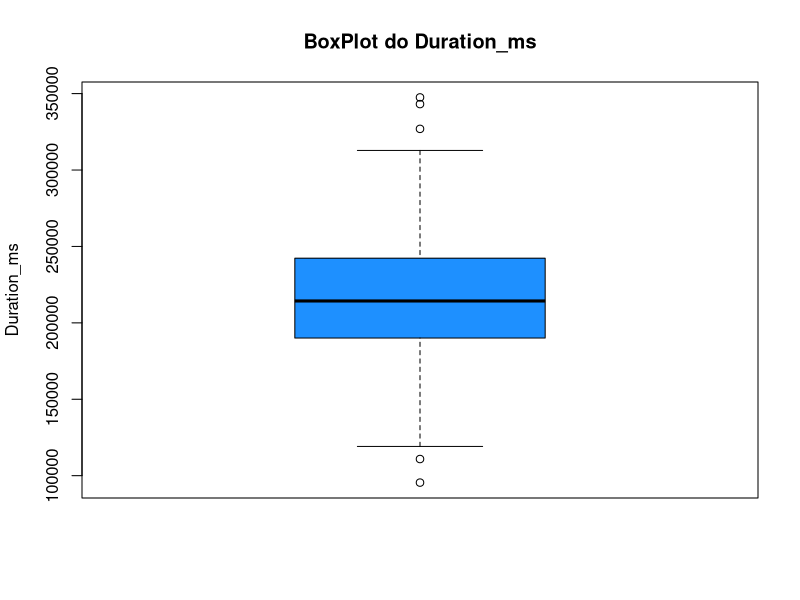
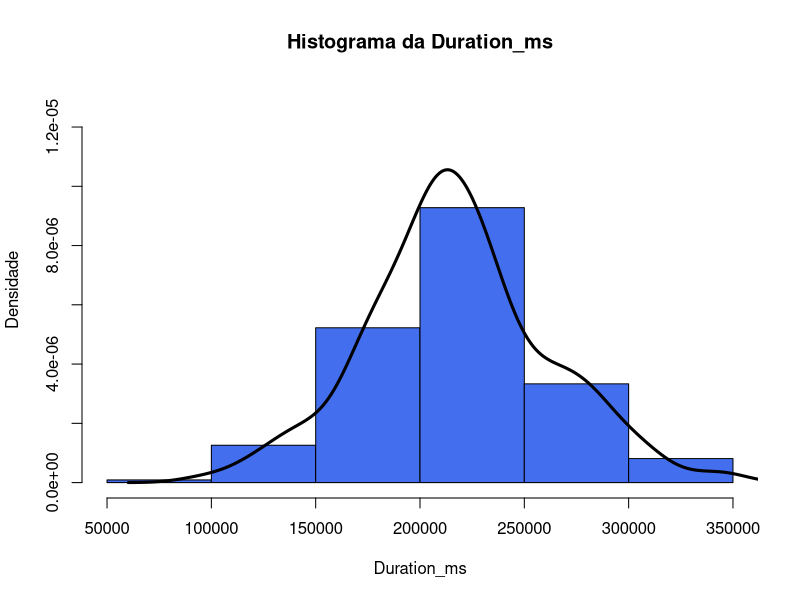
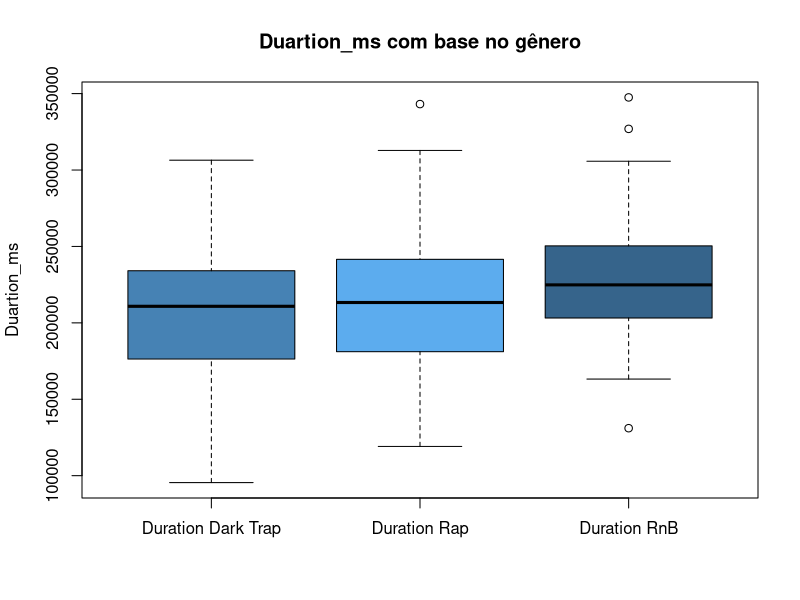
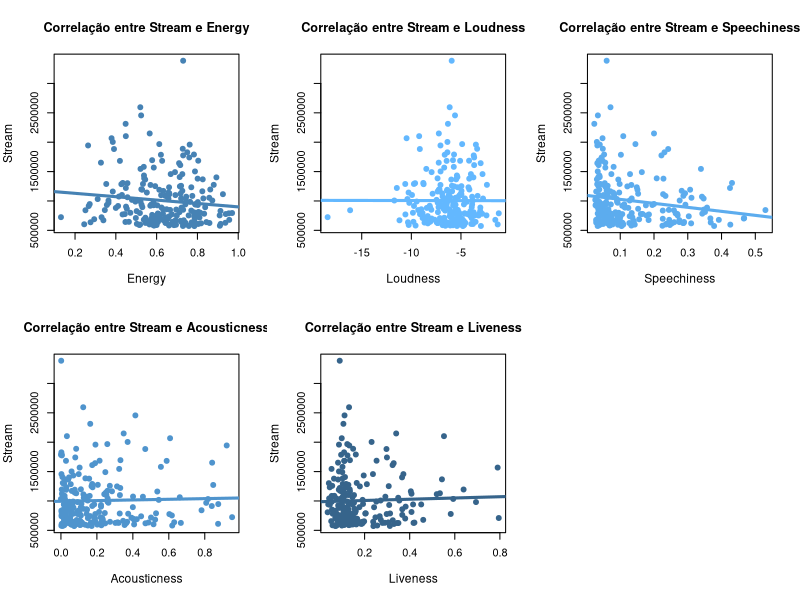
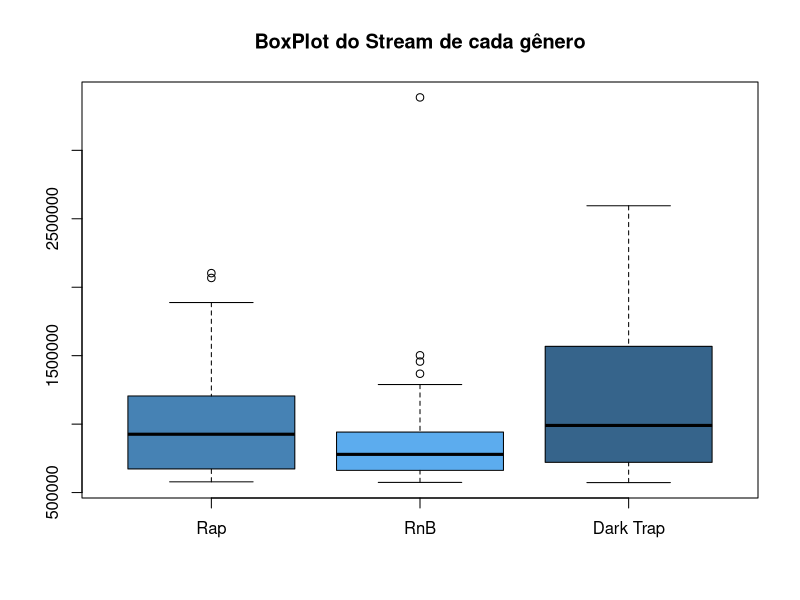
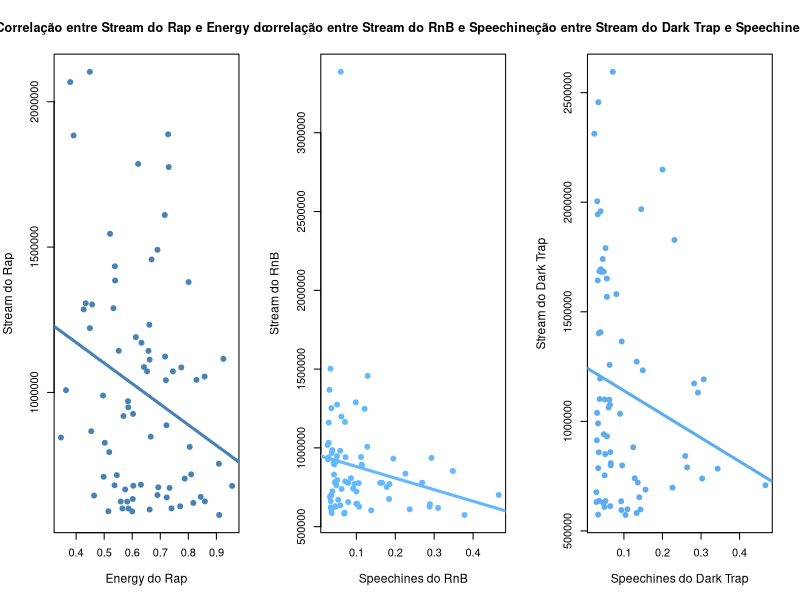
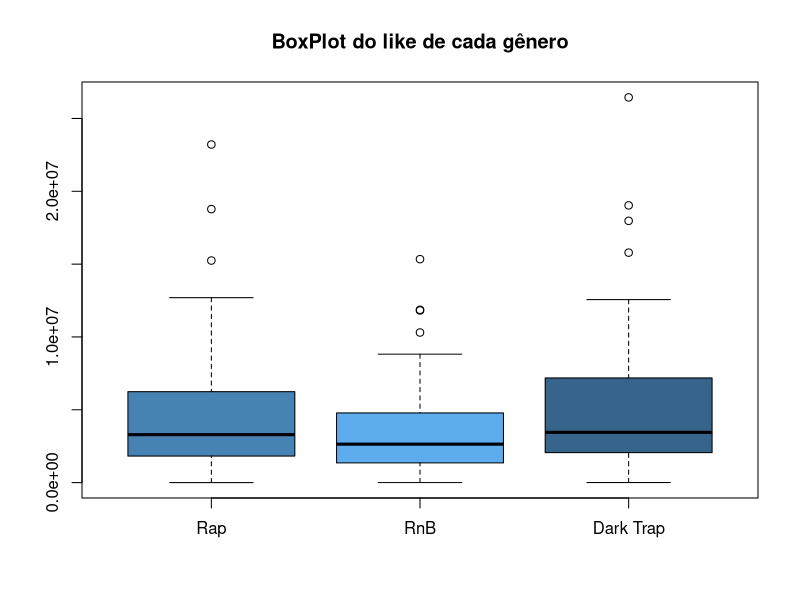
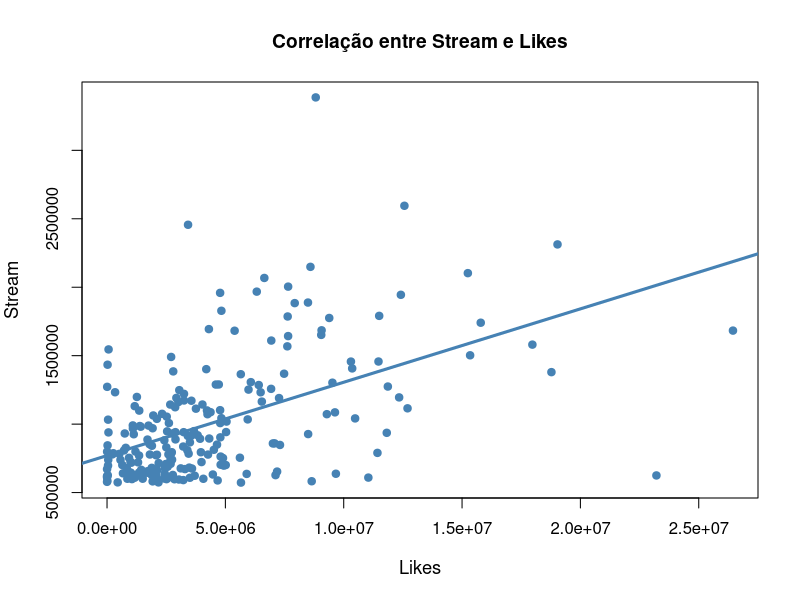

Write R code to recreate these figures, in order.
"Apelidamos nossa Base de Dados para 'dados'"
library(readxl)
dados <- read_excel("aps2_v2clean.xlsx")
#B)- ESTATÍSTICAS DE "Duration_ms"----
#calculo das estatísticas
quart_dura=quantile(dados$Duration_ms)
media_dura=round(mean(dados$Duration_ms),3)
mediana_dura=median(dados$Duration_ms)
min_dura=min(dados$Duration_ms)
max_dura=max(dados$Duration_ms)
amp_dura=diff(range(dados$Duration_ms))
desv_dura=round(sd(dados$Duration_ms),3)
coef.var_dura=round(((desv_dura/media_dura)*100),2)

#verificação de valores aberrantes
IQ_Dura=IQR(dados$Duration_ms)
Li_dura=quantile(dados$Duration_ms,0.25)-1.5*IQ_Dura
Ls_dura=quantile(dados$Duration_ms,0.75)+1.5*IQ_Dura

dados$Duration_ms[dados$Duration_ms<Li_dura]
dados$Artist[dados$Duration_ms<Li_dura]

dados$Duration_ms[dados$Duration_ms>Ls_dura]
dados$Artist[dados$Duration_ms>Ls_dura]

#tipo de assimetria
q1_dura=quantile(dados$Duration_ms,0.25)
q2_dura=quantile(dados$Duration_ms,0.50)
q3_dura=quantile(dados$Duration_ms,0.75)
a_dura=q2_dura-q1_dura
b_dura=q3_dura-q2_dura
a_dura
b_dura
ba=b_dura-a_dura
"a < b, assimetria é à direita (mediana menor que média)"

#Tabela assimtria
tab_assi_dura=cbind(b_dura,a_dura,ba)
colnames(tab_assi_dura)=c("b","a","Valor de b-a")
rownames(tab_assi_dura)="Valores"
View(tab_assi_dura)

#contrução das tabelas
tab_quart_dura=rbind(quart_dura)
colnames(tab_quart_dura)=c("Q1","Q2","Q3","Q4","Q5")
rownames(tab_quart_dura)="Duration_ms"
View(tab_quart_dura)

tab_estat_dura=cbind(media_dura,mediana_dura,min_dura,max_dura,amp_dura,desv_dura,coef.var_dura)
colnames(tab_estat_dura)=c("Média","Mediana","Mínimo","Máximo","Amplitude","Desvio Pdrão","Coef.Var (em %)")
rownames(tab_estat_dura)="Duration_ms"
View(tab_estat_dura)

#construção dos gráficos
boxplot(dados$Duration_ms,main="BoxPlot do Duration_ms",
        col = "dodgerblue1",ylab="Duration_ms")

hist(dados$Duration_ms, main="Histograma da Duration_ms",
     col = "royalblue2", ylab = "Densidade",xlab = "Duration_ms",probability = TRUE,ylim=c(0,0.000013))

lines(density(dados$Duration_ms),
      lty = 1,
      lwd = 3,
      col = "black")

#C)- BOXPLOT DE "Duartion_ms" BASEADO EM GENRE--------
#pesquisa dos tipos musicais 
"fazer tabela de quartis dos gêneros musicais"
dados$Genre <- as.factor(dados$Genre)
levels(dados$Genre)

dura_dark.trap=dados$Duration_ms[dados$Genre=="Dark Trap"]
min_dura_darktrap=min(dados$Duration_ms[dados$Genre=="Dark Trap"])
max_dura_darktrap=max(dados$Duration_ms[dados$Genre=="Dark Trap"])

dura_rap=dados$Duration_ms[dados$Genre=="Rap"]
min_dura_rap=min(dados$Duration_ms[dados$Genre=="Rap"])
max_dura_rap=max(dados$Duration_ms[dados$Genre=="Rap"])

dura_rnb=dados$Duration_ms[dados$Genre=="RnB"]
min_dura_rnb=min(dados$Duration_ms[dados$Genre=="RnB"])
max_dura_rnb=max(dados$Duration_ms[dados$Genre=="RnB"])

#construção gráfico 
boxplot(dura_dark.trap,dura_rap,dura_rnb,
        main="Duartion_ms com base no gênero",
        ylab="Duartion_ms",
        names=c("Duration Dark Trap","Duration Rap","Duration RnB"),
        col = c("steelblue","steelblue2","steelblue4"))

#D)- CORRELAÇÃO ENTRE CARACTERÍSTICAS E "STREAM"----
#calculo das covariancias e correlações
cov_stream_ener=cov(dados$Energy, dados$Stream)
cor_stream_ener=cor(dados$Energy, dados$Stream)

cov_stream_loud=cov(dados$Loudness, dados$Stream)
cor_stream_loud=cor(dados$Loudness, dados$Stream)

cov_stream_spee=cov(dados$Speechiness, dados$Stream)
cor_stream_spee=cor(dados$Speechiness, dados$Stream)

cov_stream_acco=cov(dados$Acousticness, dados$Stream)
cor_stream_acco=cor(dados$Acousticness, dados$Stream)

cov_stream_live=cov(dados$Liveness, dados$Stream)
cor_stream_live=cor(dados$Liveness, dados$Stream)

#valores das correlações e covariancias

cov_stream=rbind(cov_stream_ener,cov_stream_loud,cov_stream_spee,cov_stream_acco,cov_stream_live)
cor_stream=rbind(cor_stream_ener,cor_stream_loud,cor_stream_spee,cor_stream_acco,cor_stream_live)
tabSTREAM=cbind(cov_stream,cor_stream)
colnames(tabSTREAM)=c('Covariância (Carac. vs STREAM','Correlação (Carac. vs STREAM')
rownames(tabSTREAM)=c('Energy','Loudness','Speechiness','Acousticness','Liveness')
View(tabSTREAM)

#construção dos gráficos de correlações 
par(mfrow=c(2,3))
plot(dados$Stream
     ~ dados$Energy,
     main="Correlação entre Stream e Energy",
     xlab = "Energy",
     ylab = "Stream",
     pch = 19,
     col = "steelblue",
     xlim = range(dados$Energy),
     ylim = range(dados$Stream),
     cex.main = 1.15, cex.lab = 1.10)
abline(lm(dados$Stream
          ~ dados$Energy),
       col = "steelblue",
       lwd = 3, 
       lty = 1) 

plot(dados$Stream
     ~ dados$Loudness,
     main="Correlação entre Stream e Loudness",
     xlab = "Loudness",
     ylab = "Stream",
     pch = 19,
     col = "steelblue1",
     xlim = range(dados$Loudness),
     ylim = range(dados$Stream),
     cex.main = 1.15, cex.lab = 1.10)
abline(lm(dados$Stream
          ~ dados$Loudness),
       col = "steelblue1",
       lwd = 3, 
       lty = 1) 

plot(dados$Stream
     ~ dados$Speechiness,
     main="Correlação entre Stream e Speechiness",
     xlab = "Speechiness",
     ylab = "Stream",
     pch = 19,
     col = "steelblue2",
     xlim = range(dados$Speechiness),
     ylim = range(dados$Stream),
     cex.main = 1.15, cex.lab = 1.10)
abline(lm(dados$Stream
          ~ dados$Speechiness),
       col = "steelblue2",
       lwd = 3, 
       lty = 1) 

plot(dados$Stream
     ~ dados$Acousticness,
     main="Correlação entre Stream e Acousticness",
     xlab = "Acousticness",
     ylab = "Stream",
     pch = 19,
     col = "steelblue3",
     xlim = range(dados$Acousticness),
     ylim = range(dados$Stream),
     cex.main = 1.15, cex.lab = 1.10)
abline(lm(dados$Stream
          ~ dados$Acousticness),
       col = "steelblue3",
       lwd = 3, 
       lty = 1) 

plot(dados$Stream
     ~ dados$Liveness,
     main="Correlação entre Stream e Liveness",
     xlab = "Liveness",
     ylab = "Stream",
     pch = 19,
     col = "steelblue4",
     xlim = range(dados$Liveness),
     ylim = range(dados$Stream),
     cex.main = 1.15, cex.lab = 1.10)
abline(lm(dados$Stream
          ~ dados$Liveness),
       col = "steelblue4",
       lwd = 3, 
       lty = 1) 
par(mfrow=c(1,1))

#E)- RELAÇÃO ENTRE CARACTERÍSTICAS E GENERO, E SUCESSO "STREAM"----
# Sucesso entre Genre e Stream
stream_rap=dados$Stream[dados$Genre=="Rap"]
stream_rnb=dados$Stream[dados$Genre=="RnB"]
stream_darktrap=dados$Stream[dados$Genre=="Dark Trap"]

# Relação entre as caracterisitcas e o genero
ener_rap=dados$Energy[dados$Genre=="Rap"]
ener_rnb=dados$Energy[dados$Genre=="RnB"]
ener_darktrap=dados$Energy[dados$Genre=="Dark Trap"]

loud_rap=dados$Loudness[dados$Genre=="Rap"]
loud_rnb=dados$Loudness[dados$Genre=="RnB"]
loud_darktrap=dados$Loudness[dados$Genre=="Dark Trap"]

spee_rap=dados$Speechiness[dados$Genre=="Rap"]
spee_rnb=dados$Speechiness[dados$Genre=="RnB"]
spee_darktrap=dados$Speechiness[dados$Genre=="Dark Trap"]

acous_rap=dados$Acousticness[dados$Genre=="Rap"]
acous_rnb=dados$Acousticness[dados$Genre=="RnB"]
acous_darktrap=dados$Acousticness[dados$Genre=="Dark Trap"]

live_rap=dados$Liveness[dados$Genre=="Rap"]
live_rnb=dados$Liveness[dados$Genre=="RnB"]
live_darktrap=dados$Liveness[dados$Genre=="Dark Trap"]

# Calculo da correlação e covariância entre o Gênero e o Sucesso
# Energy
cor_streamrap_enerrap=cor(stream_rap, ener_rap)
cov_streamrap_enerrap=cov(stream_rap, ener_rap)

cor_streamrnb_enerrnb=cor(stream_rnb, ener_rnb)
cov_streamrnb_enerrnb=cov(stream_rnb, ener_rnb)

cor_streamtrap_enertrap=cor(stream_darktrap, ener_darktrap)
cov_streamtrap_enertrap=cov(stream_darktrap, ener_darktrap)

# Loudness
cor_streamrap_loudrap=cor(stream_rap, loud_rap)
cov_streamrap_loudrap=cov(stream_rap, loud_rap)

cor_streamrnb_loudrnb=cor(stream_rnb, loud_rnb)
cov_streamrnb_loudrnb=cov(stream_rnb, loud_rnb)

cor_streamtrap_loudtrap=cor(stream_darktrap, loud_darktrap)
cov_streamtrap_loudtrap=cov(stream_darktrap, loud_darktrap)

# Speechness
cor_streamrap_speerap=cor(stream_rap, spee_rap)
cov_streamrap_speerap=cov(stream_rap, spee_rap)

cor_streamrnb_speernb=cor(stream_rnb, spee_rnb)
cov_streamrnb_speernb=cov(stream_rnb, spee_rnb)

cor_streamtrap_speetrap=cor(stream_darktrap, spee_darktrap)
cov_streamtrap_speetrap=cov(stream_darktrap, spee_darktrap)

# Accousticness
cor_streamrap_acousrap=cor(stream_rap, acous_rap)
cov_streamrap_acousrap=cov(stream_rap, acous_rap)

cor_streamrnb_acousrnb=cor(stream_rnb, acous_rnb)
cov_streamrnb_acousrnb=cov(stream_rnb, acous_rnb)

cor_streamtrap_acoustrap=cor(stream_darktrap, acous_darktrap)
cov_streamtrap_acoustrap=cov(stream_darktrap, acous_darktrap)

# Liveness
cor_streamrap_liverap=cor(stream_rap, live_rap)
cov_streamrap_liverap=cov(stream_rap, live_rap)

cor_streamrnb_livernb=cor(stream_rnb, live_rnb)
cov_streamrnb_livernb=cov(stream_rnb, live_rnb)

cor_streamtrap_livetrap=cor(stream_darktrap, live_darktrap)
cov_streamtrap_livetrap=cov(stream_darktrap, live_darktrap)

# Tabelas de Covariância e Correlação 
# TABELA RAP
cov_rap=rbind(cov_streamrap_enerrap,cov_streamrap_loudrap,cov_streamrap_speerap,cov_streamrap_acousrap,cov_streamrap_liverap)
cor_rap=rbind(cor_streamrap_enerrap,cor_streamrap_loudrap,cor_streamrap_speerap,cor_streamrap_acousrap,cor_streamrap_liverap)
tabRAP=cbind(cov_rap,cor_rap)
colnames(tabRAP)=c('Covariância RAP',"Correlação RAP")
rownames(tabRAP)=c("Energy","Loudness","Speechness","Accousticness","Liveness")
View(tabRAP)

# TABELA RNB
cov_rnb=rbind(cov_streamrnb_enerrnb,cov_streamrnb_loudrnb,cov_streamrnb_speernb,cov_streamrnb_acousrnb,cov_streamrnb_livernb)
cor_rnb=rbind(cor_streamrnb_enerrnb,cor_streamrnb_loudrnb,cor_streamrnb_speernb,cor_streamrnb_acousrnb,cor_streamrnb_livernb)
tabRNB=cbind(cov_rnb,cor_rnb)
colnames(tabRNB)=c('Covariância RNB',"Correlação RNB")
rownames(tabRNB)=c("Energy","Loudness","Speechness","Accousticness","Liveness")
View(tabRNB)

# TABELA DARK TRAP
cov_trap=rbind(cov_streamtrap_enertrap,cov_streamtrap_loudtrap,cov_streamtrap_speetrap,cov_streamtrap_acoustrap,cov_streamtrap_livetrap)
cor_trap=rbind(cor_streamtrap_enertrap,cor_streamtrap_loudtrap,cor_streamtrap_speetrap,cor_streamtrap_acoustrap,cor_streamtrap_livetrap)
tabTRAP=cbind(cov_trap,cor_trap)
colnames(tabTRAP)=c('Covariância DARK TRAP',"Correlação DARK TRAP")
rownames(tabTRAP)=c("Energy","Loudness","Speechness","Accousticness","Liveness")
View(tabTRAP)

# Cálculo das estatísticas
quart_stream_rap=quantile(stream_rap)
quart_stream_rnb=quantile(stream_rnb)
quart_stream_darktrap=quantile(stream_darktrap)
media_stream=c(mean(stream_rap),mean(stream_rnb),mean(stream_darktrap))
mediana_stream=c(median(stream_rap),median(stream_rnb),median(stream_darktrap))
max_stream=c(max(stream_rap),max(stream_rnb),max(stream_darktrap))
min_stream=c(min(stream_rap),min(stream_rnb),min(stream_darktrap))
amp_stream=max_stream-min_stream
desv_stream=c(sd(stream_rap),sd(stream_rnb),sd(stream_darktrap))
coef.var_stream=round(((desv_stream/media_stream)*100),2)

#tipo de assimetria
q1_stream_rap=quantile(stream_rap,0.25)
q2_stream_rap=quantile(stream_rap,0.50)
q3_stream_rap=quantile(stream_rap,0.75)
a_stream_rap=q2_stream_rap-q1_stream_rap
b_stream_rap=q3_stream_rap-q2_stream_rap
a_stream_rap
b_stream_rap
b_stream_rap-a_stream_rap
"se a < b, assimetria é à direita (mediana menor que média)"

q1_stream_rnb=quantile(stream_rnb,0.25)
q2_stream_rnb=quantile(stream_rnb,0.50)
q3_stream_rnb=quantile(stream_rnb,0.75)
a_stream_rnb=q2_stream_rnb-q1_stream_rnb
b_stream_rnb=q3_stream_rnb-q2_stream_rnb
a_stream_rnb
b_stream_rnb
b_stream_rnb-a_stream_rnb
"se a < b, assimetria é à direita (mediana menor que média)"

q1_stream_darktrap=quantile(stream_darktrap,0.25)
q2_stream_darktrap=quantile(stream_darktrap,0.50)
q3_stream_darktrap=quantile(stream_darktrap,0.75)
a_stream_darktrap=q2_stream_darktrap-q1_stream_darktrap
b_stream_darktrap=q3_stream_darktrap-q2_stream_darktrap
a_stream_darktrap
b_stream_darktrap
b_stream_darktrap-a_stream_darktrap
"se a < b, assimetria é à direita (mediana menor que média)"

#construção das tabelas
quart_stream=rbind(quart_stream_rap,quart_stream_rnb,quart_stream_darktrap)
tab_quart_stream_genre=cbind(quart_stream)
colnames(tab_quart_stream_genre)=c("Q1","Q2","Q3","Q4","Q5")
rownames(tab_quart_stream_genre)=c("Rap","RnB","Dark Trap")
View(tab_quart_stream_genre)

tab_estat_stream_genre=cbind(media_stream,mediana_stream,min_stream,max_stream,amp_stream,desv_stream,coef.var_stream)
colnames(tab_estat_stream_genre)=c("Média","Mediana","Mínimo","Máximo","Amplitude","Desvio Pdrão","Coef.Var (em %)")
rownames(tab_estat_stream_genre)=c("Rap","RnB","Dark Trap")
View(tab_estat_stream_genre)

#construção dos gráficos
boxplot(stream_rap,stream_rnb,stream_darktrap,main="BoxPlot do Stream de cada gênero",names=c("Rap","RnB","Dark Trap"),
        col = c("steelblue","steelblue2","steelblue4"))


#F)- CORRELAÇÃO ENTRE GÊNERO E ESTILO DE MÚSICA----
par(mfrow=c(1,3))
plot(stream_rap
     ~ ener_rap,
     main="Correlação entre Stream do Rap e Energy do Rap",
     xlab = "Energy do Rap",
     ylab = "Stream do Rap",
     pch = 19,
     col = "steelblue",
     xlim = range(ener_rap),
     ylim = range(stream_rap),
     cex.main = 1.15, cex.lab = 1.10)
abline(lm(stream_rap
          ~ ener_rap),
       col = "steelblue",
       lwd = 3, 
       lty = 1) 
reta_enerrap=lm(stream_rap~ ener_rap)
A=coef(reta_enerrap)
a1=A[2]
a2=A[1]
a1
a2

plot(stream_rnb
     ~ spee_rnb,
     main="Correlação entre Stream do RnB e Speechines RnB",
     xlab = "Speechines do RnB",
     ylab = "Stream do RnB",
     pch = 19,
     col = "steelblue1",
     xlim = range(spee_rnb),
     ylim = range(stream_rnb),
     cex.main = 1.15, cex.lab = 1.10)
abline(lm(stream_rnb
          ~ spee_rnb),
       col = "steelblue1",
       lwd = 3, 
       lty = 1) 
reta_speernb=lm(stream_rnb~ spee_rnb)
B=coef(reta_speernb)
b1=B[2]
b2=B[1]
b1
b2

plot(stream_darktrap
     ~ spee_darktrap,
     main="Correlação entre Stream do Dark Trap e Speechines Dark Trap",
     xlab = "Speechines do Dark Trap",
     ylab = "Stream do Dark Trap",
     pch = 19,
     col = "steelblue2",
     xlim = range(spee_darktrap),
     ylim = range(stream_darktrap),
     cex.main = 1.15, cex.lab = 1.10)
abline(lm(stream_darktrap
          ~ spee_darktrap),
       col = "steelblue2",
       lwd = 3, 
       lty = 1) 
reta_speetrap=lm(stream_darktrap~ spee_darktrap)
C=coef(reta_speetrap)
c1=C[2]
c2=C[1]
c1
c2

#Tabela das equações da reta
coef_ang=rbind(a1,b1,c1)
intercepto=rbind(a2,b2,c2)
tab_eq_ret_f=cbind(coef_ang,intercepto)
colnames(tab_eq_ret_f)=c("Coeficiente Angular","Intercepto")
rownames(tab_eq_ret_f)=c("RAP","RNB","DARK TRAP")
View(tab_eq_ret_f)

par(mfrow=c(1,1))
#G)- SUCESSO "STREAM" DA MÚSICA E O NÚMERO DE LIKES----
like_rap=dados$Likes[dados$Genre=="Rap"]
like_rnb=dados$Likes[dados$Genre=="RnB"]
like_darktrap=dados$Likes[dados$Genre=="Dark Trap"]

#calculo das estatísticas
quart_like_rap=quantile(like_rap)
quart_like_rnb=quantile(like_rnb)
quart_like_darktrap=quantile(like_darktrap)
media_like=c(mean(like_rap),mean(like_rnb),mean(like_darktrap))
mediana_like=c(median(like_rap),median(like_rnb),median(like_darktrap))
max_like=c(max(like_rap),max(like_rnb),max(like_darktrap))
min_like=c(min(like_rap),min(like_rnb),min(like_darktrap))
amp_like=max_like-min_like
desv_like=c(sd(like_rap),sd(like_rnb),sd(like_darktrap))
coef.var_like=round(((desv_like/media_like)*100),2)

#tipo de assimetria
q1_like_rap=quantile(like_rap,0.25)
q2_like_rap=quantile(like_rap,0.50)
q3_like_rap=quantile(like_rap,0.75)
a_like_rap=q2_like_rap-q1_like_rap
b_like_rap=q3_like_rap-q2_like_rap
a_like_rap
b_like_rap
b_like_rap-a_like_rap
"se a < b, assimetria é à direita (mediana menor que média)"

q1_like_rnb=quantile(like_rnb,0.25)
q2_like_rnb=quantile(like_rnb,0.50)
q3_like_rnb=quantile(like_rnb,0.75)
a_like_rnb=q2_like_rnb-q1_like_rnb
b_like_rnb=q3_like_rnb-q2_like_rnb
a_like_rnb
b_like_rnb
b_like_rnb-a_like_rnb
"se a < b, assimetria é à direita (mediana menor que média)"

q1_like_darktrap=quantile(like_darktrap,0.25)
q2_like_darktrap=quantile(like_darktrap,0.50)
q3_like_darktrap=quantile(like_darktrap,0.75)
a_like_darktrap=q2_like_darktrap-q1_like_darktrap
b_like_darktrap=q3_like_darktrap-q2_like_darktrap
a_like_darktrap
b_like_darktrap
b_like_darktrap-a_like_darktrap
"se a < b, assimetria é à direita (mediana menor que média)"

#construção das tabelas
quart_like=rbind(quart_like_rap,quart_like_rnb,quart_like_darktrap)
tab_quart_like_genre=cbind(quart_like)
colnames(tab_quart_like_genre)=c("Q1","Q2","Q3","Q4","Q5")
rownames(tab_quart_like_genre)=c("Rap","RnB","Dark Trap")
View(tab_quart_like_genre)

tab_estat_like_genre=cbind(media_like,mediana_like,min_like,max_like,amp_like,desv_like,coef.var_like)
colnames(tab_estat_like_genre)=c("Média","Mediana","Mínimo","Máximo","Amplitude","Desvio Pdrão","Coef.Var (em %)")
rownames(tab_estat_like_genre)=c("Rap","RnB","Dark Trap")
View(tab_estat_like_genre)

#construção do gráfico
boxplot(like_rap,like_rnb,like_darktrap,main="BoxPlot do like de cada gênero",names=c("Rap","RnB","Dark Trap"),
        col = c("steelblue","steelblue2","steelblue4"))


par(mfrow=c(1,1))

#verificação de valores aberrantes
Q1=c(quantile(like_rap,0.25),quantile(like_rnb,0.25),quantile(like_darktrap,0.25))
Q2=c(quantile(like_rap,0.5),quantile(like_rnb,0.5),quantile(like_darktrap,0.5))
Q3=c(quantile(like_rap,0.75),quantile(like_rnb,0.75),quantile(like_darktrap,0.75))
IQ=Q3-Q1
MaxMin=c(diff(range(like_rap)), diff(range(like_rnb)),diff(range(like_darktrap)))
a=Q2-Q1
b=Q3-Q2
Q1_IQ=Q1-1.5*IQ
Q3_IQ=Q3-1.5*IQ

outliers=rbind(Q1,MaxMin,a,b,Q1_IQ,Q3_IQ)
rownames(outliers)=c("Q3-Q1","Max - Min","a","b","Q1-1,5IQ","Q3+1,5IQ")
colnames(outliers)=c("Rap","RnB","Dark Trap")
View(outliers)

#H)- Correlação entre Stream E Likes ----

#Calculo da Correlação e Covarância
cor_stream_like=cor(dados$Likes,dados$Stream)
cov_stream_like=cov(dados$Likes,dados$Stream)

#construção das tabelas
tab_stream_like=cbind(cor_stream_like,cov_stream_like)
colnames(tab_stream_like)=c("Correlação do Stream com Likes","Covariância do Stream com Likes")
rownames(tab_stream_like)="Valores"
View(tab_stream_like)

#construção dos gráficos
plot(dados$Stream
     ~ dados$Likes,
     main="Correlação entre Stream e Likes",
     xlab = "Likes",
     ylab = "Stream",
     pch = 19,
     col = "steelblue",
     xlim = range(dados$Likes),
     ylim = range(dados$Stream),
     cex.main = 1.15, cex.lab = 1.10)
abline(lm(dados$Stream
          ~ dados$Likes),
       col = "steelblue",
       lwd = 3, 
       lty = 1) 
reta_stream_like=lm(dados$Stream~dados$Likes)
D=coef(reta_stream_like)
d1=D[2]
d2=D[1]
d1
d2
#Tabela das equações da reta
tab_eq_ret_g=cbind(d1,d2)
colnames(tab_eq_ret_g)=c("Coeficiente Angular","Intercepto")
rownames(tab_eq_ret_g)="Valores"
View(tab_eq_ret_g)

#I)-Correlçao entre Views E Stream ----

#Calculo da Correlação e Covarância
cor_stream_views=cor(dados$Views,dados$Stream)
cov_stream_views=cov(dados$Views,dados$Stream)

#construção das tabelas
tab_stream_views=cbind(cor_stream_views,cov_stream_views)
colnames(tab_stream_views)=c("Correlação do Stream com Views","Covariância do Stream com Views")
rownames(tab_stream_views)="Valores"
View(tab_stream_views)

#construção dos gráficos
plot(dados$Stream
     ~ dados$Views,
     main="Correlação entre Stream e Views",
     xlab = "Views",
     ylab = "Stream",
     pch = 19,
     col = "steelblue",
     xlim = range(dados$Views),
     ylim = range(dados$Stream),
     cex.main = 1.15, cex.lab = 1.10)
abline(lm(dados$Stream
          ~ dados$Views),
       col = "steelblue",
       lwd = 3, 
       lty = 1) 
reta_Stream_views=lm(dados$Stream~dados$Views)
E=coef(reta_Stream_views)
e1=E[2]
e2=E[1]
e1
e2

#Tabela das equações da reta
tab_eq_ret_i=cbind(e1,e2)
colnames(tab_eq_ret_i)=c("Coeficiente Angular","Intercepto")
rownames(tab_eq_ret_i)="Valores"
View(tab_eq_ret_i)
